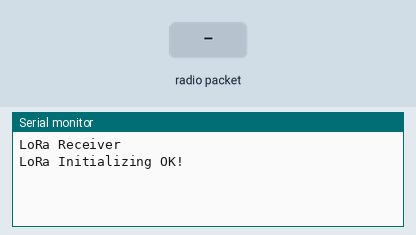
This sketch was run on a simulated Arduino Uno, built with avr-gcc and run on an emulated ATmega328P. Parts: the last lines printed to the serial monitor. Inputs (shaded band) come from the test bench. No radio packets arrive unless stated.

Above: at 1.2 s.
1.3 s: radio packet "1" arrives
At 2.2 s:
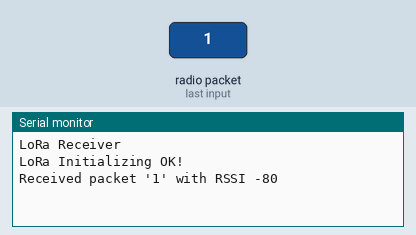
2.8 s: radio packet "0" arrives
At 3.4 s:
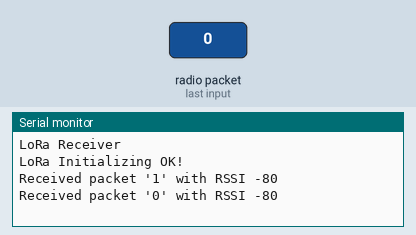
4.3 s: radio packet "2" arrives
At 5.7 s:
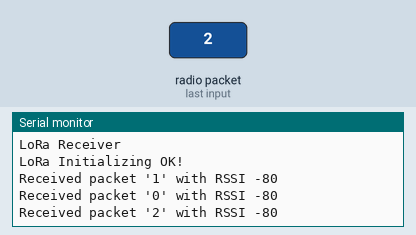

The sketch:

LoRaReceiver.ino
```cpp
#include <SPI.h>
#include <LoRa.h>

#define LORA_SS 18
#define LORA_RST 14
#define LORA_DIO0 26

int counter = 0;

void setup() {
  //pinMode(LORA_SS, OUTPUT);
  //digitalWrite(LORA_SS, HIGH);

  Serial.begin(9600);
  while (!Serial);
  Serial.println("LoRa Receiver");

  LoRa.setPins(LORA_SS, LORA_RST, LORA_DIO0);
  LoRa.setSPIFrequency(10E6);

  while (!LoRa.begin(915E6)) {
    Serial.println(".");
    delay(500);
  }
  LoRa.setSyncWord(0xF3);
  Serial.println("LoRa Initializing OK!");
}

void loop() {
  // try to parse packet
  int packetSize = LoRa.parsePacket();
  if (packetSize) {
    // received a packet
    Serial.print("Received packet '");
    //digitalWrite(25, HIGH);   // turn the LED on (HIGH is the voltage level)
    //delay(200);                       // wait for a second
    //digitalWrite(25, LOW);    // turn the LED off by making the voltage LOW
    //delay(200);                       // wait for a second

    // read packet
    while (LoRa.available()) {
      Serial.print((char)LoRa.read());
    }

    // print RSSI of packet
    Serial.print("' with RSSI ");
    Serial.println(LoRa.packetRssi());
  }
}
```

Measured:
- after the input at 1.3 s, the serial monitor: prints a new line at once (image 1)
- after the input at 2.8 s, the serial monitor: prints a new line at once (image 2)
- after the input at 4.3 s, the serial monitor: prints a new line at once (image 3)
